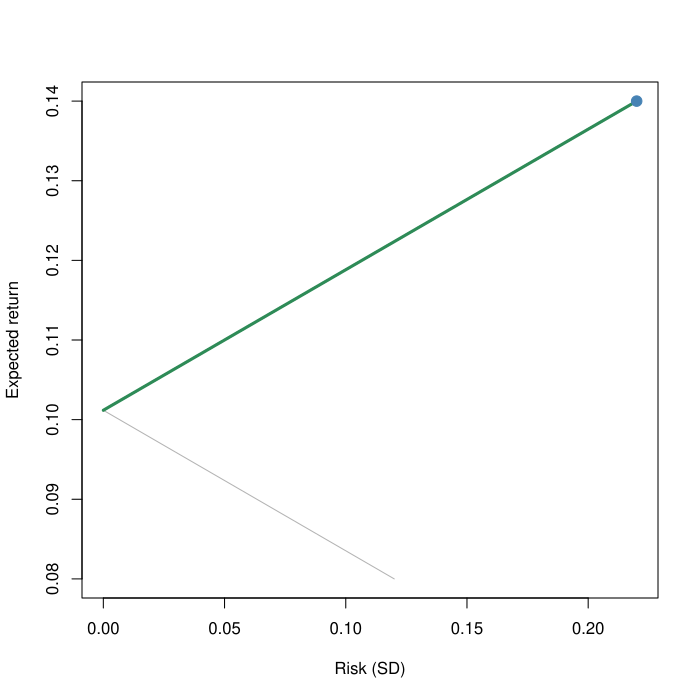

This figure's R source:
pdf('tests/r-output/case-5.pdf')
# 实验08：两资产均值—方差组合
mu <- c(A = 0.08, B = 0.14)
s <- c(A = 0.12, B = 0.22)
rho <- -1
w1 <- 0
w2 <- 1 - w1
rp <- w1*mu[1] + w2*mu[2]
vp <- w1^2*s[1]^2 +
      w2^2*s[2]^2 +
      2*w1*w2*s[1]*s[2]*rho
vp <- (w1*s[1] - w2*s[2])^2 +
      2*w1*w2*s[1]*s[2]*(1+rho)
sp <- sqrt(vp)
d <- (s[1]-s[2])^2 +
     2*s[1]*s[2]*(1-rho)
mv <- if (d == 0) {
  as.numeric(mu[1] >= mu[2])
} else {
  max(0, min(1,
    (s[2]*(s[2]-s[1]) +
     s[1]*s[2]*(1-rho))/d))
}
w <- sort(unique(c(
  seq(0, 1, 0.0025), mv)))
ret <- w*mu[1] + (1-w)*mu[2]
vol <- sqrt(
  (w*s[1]-(1-w)*s[2])^2 +
  2*w*(1-w)*s[1]*s[2]*(1+rho))
eff <- w <= mv + 1e-10
plot(vol, ret, type="l",
  col="grey70", xlab="Risk (SD)",
  ylab="Expected return")
lines(vol[eff], ret[eff],
  col="seagreen", lwd=3)
points(vol[eff], ret[eff],
  col="seagreen", pch=16, cex=.3)
points(sp, rp, pch=19,
  col="steelblue", cex=1.4)
print(c(return=rp,
  variance=vp, sd=sp))
cat(sprintf('RESULT %.17g %.17g %.17g\n',rp,vp,sp))
cat('EFFICIENT',sum(eff),'\n')
cat(sprintf('MV %.17g\n',mv))
dev.off()
